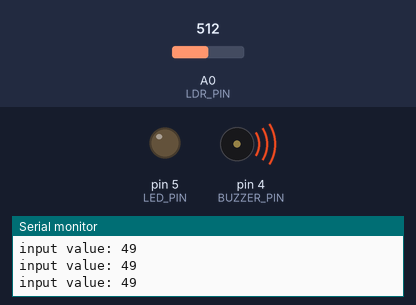
A sketch run on a simulated Arduino Uno, built with avr-gcc and run on an emulated ATmega328P. Shown: output pins drawn as LEDs (lit = HIGH), buzzer (waves = sounding, pin HIGH), the last lines printed to the serial monitor. The test bench sets the inputs (shaded band); at power-on: A0 (LDR_PIN) = 512.

Above: at 1.2 s.
1.3 s: A0 (LDR_PIN) set to 697
2.8 s: A0 (LDR_PIN) set to 725
At 3.1 s:
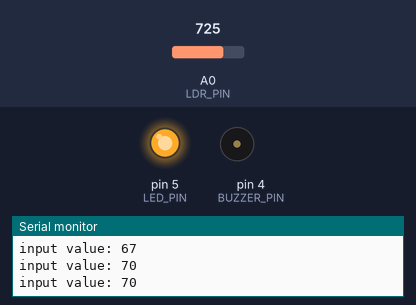
4.3 s: A0 (LDR_PIN) set to 511
At 5.6 s:
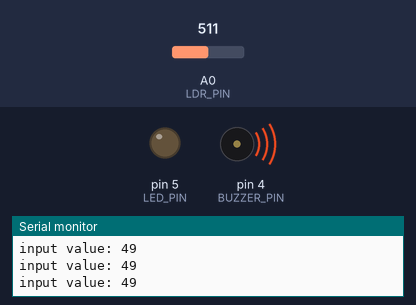
5.9 s: A0 (LDR_PIN) set to 716
At 6.9 s:
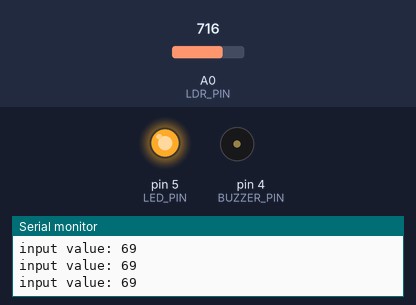
Timing chart, 0 to 8.5 s (numbered marks = the images above; inputs shaded):
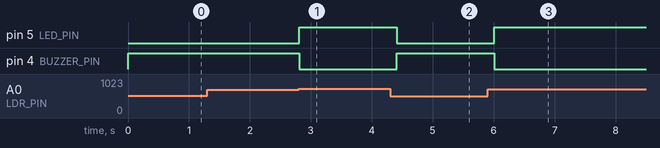

Measured:
- the behaviour switches between 707 and 708 on A0 (LDR_PIN) (found by bisection; images 0 and 1)
- after the input at 2.8 s, pin 5 (LED_PIN): LOW → HIGH at once; pin 4 (BUZZER_PIN): HIGH → LOW at once
- after the input at 4.3 s, pin 5 (LED_PIN): HIGH → LOW after 0.11 s; pin 4 (BUZZER_PIN): LOW → HIGH after 0.11 s
- after the input at 5.9 s, pin 5 (LED_PIN): LOW → HIGH after 0.11 s; pin 4 (BUZZER_PIN): HIGH → LOW after 0.11 s

The sketch:

Line_Detection.ino
```cpp
const int LDR_PIN = A0; // assiging LDR pin: A0
const int LED_PIN = 5; // assiging LED pin: D1
const int BUZZER_PIN = 4; // assiging buzzer pin: D2
const int BRIGHTNESS_THRESHHOLD = 68;

void setup() {
  Serial.begin(9600);
  pinMode(LED_PIN, OUTPUT);
  pinMode(BUZZER_PIN, OUTPUT);
}

void loop() {
  int sensor_value = map(analogRead(LDR_PIN), 4, 1024, 0, 100); // mapping analog value between [0, 100]
  Serial.print("input value: ");
  Serial.println(sensor_value);
  digitalWrite(BUZZER_PIN, sensor_value <= BRIGHTNESS_THRESHHOLD ? HIGH : LOW); // activate buzzer if the line was not detected
  digitalWrite(LED_PIN, sensor_value > BRIGHTNESS_THRESHHOLD ? HIGH : LOW); // activate LED if the line was detected
  delay(200);
}
```
